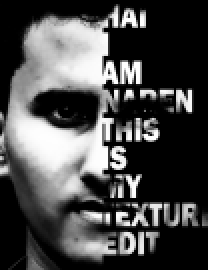
#> input picture naren.png, 104 x 135 px (shown 2 times larger)
$ python haar.py   (older library calls are emulated)
#> lines starting #> are read from the running program, lines starting #| are printed output that depends on the picture
from pylab import*;
from scipy.misc import*;
from turtle import*
import turtle;
turtle.speed(50)
#> (this line was passed over: turtle is not available in this run)
i=imread("naren.png")[::-1];s=256;
#> after `i = imread('naren.png')[::-1]`:
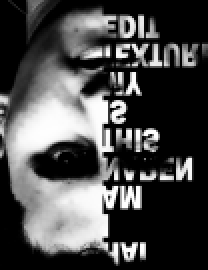
#> i: shape (135, 104) (shown 2 times larger); min 0, max 254, mean 74.4
h=i.shape;
#> h = (135, 104)
#> (the run stopped early here; a loop or call above may not have finished)

$ run again, with aar.png copied over naren.png
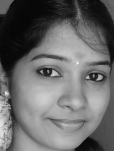
#> input picture aar.png, 114 x 151 px
#> `i = imread('naren.png')[::-1]`:
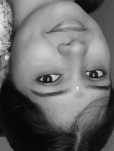
#> i: shape (151, 114); min 6, max 249, mean 105.5

$ run again, with aar1.png copied over naren.png
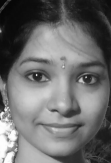
#> input picture aar1.png, 111 x 163 px
#> `i = imread('naren.png')[::-1]`:
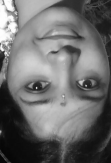
#> i: shape (163, 111); min 5, max 254, mean 108.7
